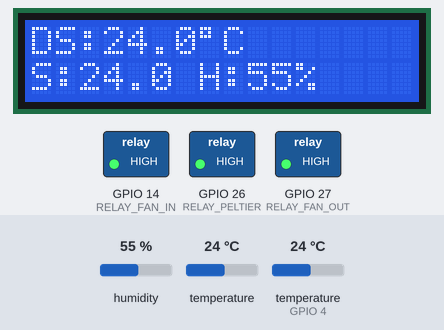
The sketch below on a simulated ESP32. Shown: 16×2 character LCD, switched loads named in the sketch (green lamp = pin HIGH). Inputs (shaded band) come from the test bench; at power-on: temperature (sensor on GPIO 4) 24 °C, humidity 55 %, temperature 24 °C. What the sketch prints to the serial monitor is not drawn.

Above: at 3.3 s.
3.4 s: temperature (sensor on GPIO 4) set to 15.5 °C
At 5.2 s:
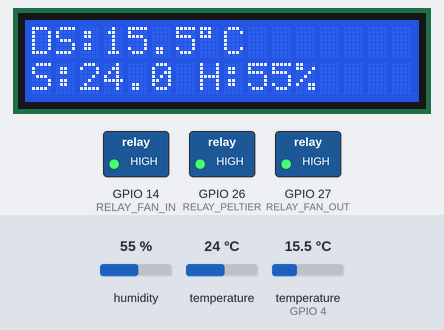
6.2 s: temperature (sensor on GPIO 4) set to 14.4 °C
At 7.9 s:
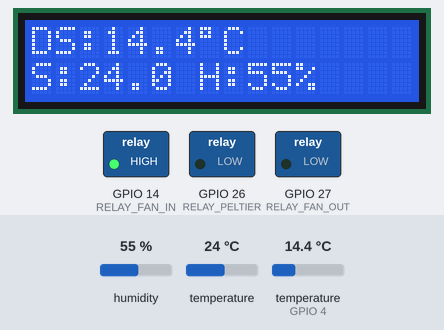
8.8 s: humidity set to 22 %
At 11.1 s:
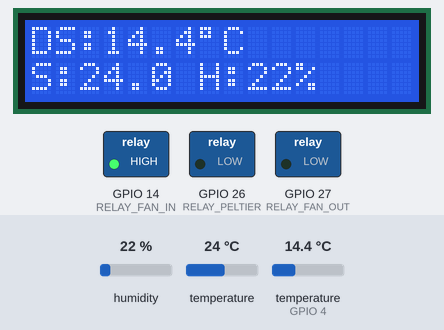
11.7 s: temperature (sensor 0) set to 12 °C
At 12.7 s:
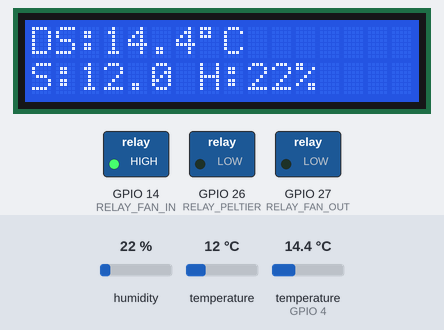
14.3 s: humidity set to 40 %
At 17.0 s:
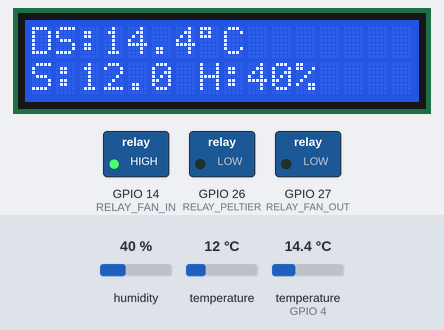
17.3 s: temperature (sensor on GPIO 4) set to 12 °C
At 18.6 s:
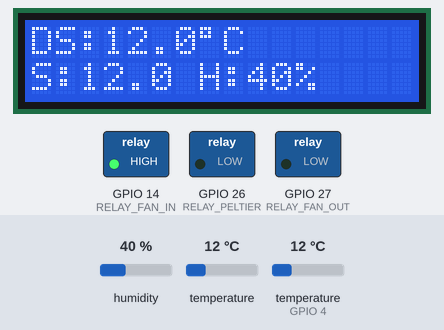
Timing chart, 0 to 20.3 s (numbered marks = the images above; inputs shaded):
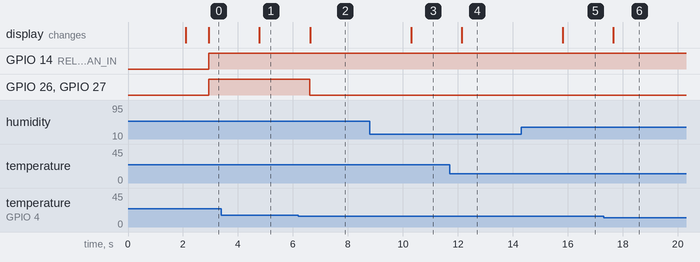

The sketch:

andaliman_smart_storage.ino
```cpp
#include <Wire.h>
#include <OneWire.h>
#include <DallasTemperature.h>
#include <Adafruit_SHT31.h>
#include <LiquidCrystal_I2C.h>

// LCD I2C
LiquidCrystal_I2C lcd(0x27, 16, 2);

// DS18B20
#define ONE_WIRE_BUS 4

OneWire oneWire(ONE_WIRE_BUS);
DallasTemperature ds18b20(&oneWire);

// SHT31
Adafruit_SHT31 sht31 = Adafruit_SHT31();

// Relay ACTIVE HIGH
#define RELAY_PELTIER 26      // IN1
#define RELAY_FAN_OUT 27      // IN2
#define RELAY_FAN_IN  14      // IN3

void setup() {

  Serial.begin(115200);

  Wire.begin(21, 22);

  // LCD
  lcd.init();
  lcd.backlight();

  lcd.setCursor(0, 0);
  lcd.print("Starting...");
  lcd.setCursor(0, 1);
  lcd.print("Please Wait");

  // DS18B20
  ds18b20.begin();

  // SHT31
  if (!sht31.begin(0x44)) {

    Serial.println("SHT31 ERROR");

    lcd.clear();
    lcd.setCursor(0, 0);
    lcd.print("SHT31 ERROR");

    while (1);
  }

  // Relay
  pinMode(RELAY_PELTIER, OUTPUT);
  pinMode(RELAY_FAN_OUT, OUTPUT);
  pinMode(RELAY_FAN_IN, OUTPUT);

  // Semua OFF saat startup
  digitalWrite(RELAY_PELTIER, LOW);
  digitalWrite(RELAY_FAN_OUT, LOW);
  digitalWrite(RELAY_FAN_IN, LOW);

  delay(2000);
  lcd.clear();

  Serial.println("================================");
  Serial.println(" SISTEM PENYIMPANAN ANDALIMAN ");
  Serial.println("================================");
}

void loop() {

  // =========================
  // Baca Sensor
  // =========================
  ds18b20.requestTemperatures();

  float suhuDS  = ds18b20.getTempCByIndex(0);
  float suhuSHT = sht31.readTemperature();
  float humSHT  = sht31.readHumidity();

  bool dsValid  = (suhuDS != DEVICE_DISCONNECTED_C);
  bool shtValid = !isnan(suhuSHT);

  // =========================
  // Pilih suhu kontrol
  // =========================
  float suhuKontrol;

  if (dsValid) {
    suhuKontrol = suhuDS;
  }
  else if (shtValid) {
    suhuKontrol = suhuSHT;
  }
  else {
    suhuKontrol = 99.0;
  }

  // =========================
  // LCD
  // =========================
  lcd.setCursor(0, 0);

  if (dsValid) {
    lcd.print("DS:");
    lcd.print(suhuDS, 1);
    lcd.print((char)223);
    lcd.print("C    ");
  } else {
    lcd.print("DS:ERROR      ");
  }

  lcd.setCursor(0, 1);

  if (shtValid) {
    lcd.print("S:");
    lcd.print(suhuSHT, 1);
    lcd.print(" H:");
    lcd.print(humSHT, 0);
    lcd.print("%   ");
  } else {
    lcd.print("SHT31 ERROR   ");
  }

  // =========================
  // Serial Monitor
  // =========================
  Serial.println("--------------------------------");

  Serial.print("DS18B20 : ");
  Serial.print(suhuDS);
  Serial.println(" C");

  Serial.print("SHT31   : ");
  Serial.print(suhuSHT);
  Serial.println(" C");

  Serial.print("Humidity: ");
  Serial.print(humSHT);
  Serial.println(" %");

  // ===================================================
  // LOGIKA KONTROL FINAL
  // ===================================================

  // SUHU > 18°C
  if (suhuKontrol > 18.0)
  {
    digitalWrite(RELAY_PELTIER, HIGH);
    digitalWrite(RELAY_FAN_OUT, HIGH);
    digitalWrite(RELAY_FAN_IN, HIGH);

    Serial.println("SUHU > 18C");
    Serial.println("PELTIER ON");
    Serial.println("FAN LUAR ON");
    Serial.println("FAN DALAM ON");
  }

  // SUHU < 15°C
  else if (suhuKontrol < 15.0)
  {
    digitalWrite(RELAY_PELTIER, LOW);
    digitalWrite(RELAY_FAN_OUT, LOW);
    digitalWrite(RELAY_FAN_IN, HIGH);

    Serial.println("SUHU < 15C");
    Serial.println("PELTIER OFF");
    Serial.println("FAN LUAR OFF");
    Serial.println("FAN DALAM ON");
  }

  // SUHU 15°C - 18°C
  else
  {
    // RH 80 - 85 %
    if (humSHT >= 80.0 && humSHT <= 85.0)
    {
      digitalWrite(RELAY_PELTIER, HIGH);
      digitalWrite(RELAY_FAN_OUT, HIGH);
      digitalWrite(RELAY_FAN_IN, LOW);

      Serial.println("RH 80-85%");
      Serial.println("PELTIER ON");
      Serial.println("FAN LUAR ON");
      Serial.println("FAN DALAM OFF");
    }

    // RH >= 90 %
    else if (humSHT >= 90.0)
    {
      digitalWrite(RELAY_PELTIER, LOW);
      digitalWrite(RELAY_FAN_OUT, HIGH);
      digitalWrite(RELAY_FAN_IN, HIGH);

      Serial.println("RH >= 90%");
      Serial.println("PELTIER OFF");
      Serial.println("FAN LUAR ON");
      Serial.println("FAN DALAM ON");
    }

    // RH <80 atau RH 85-90
    else
    {
      digitalWrite(RELAY_PELTIER, HIGH);
      digitalWrite(RELAY_FAN_OUT, HIGH);
      digitalWrite(RELAY_FAN_IN, HIGH);

      Serial.println("RH BELUM SESUAI");
      Serial.println("PELTIER ON");
      Serial.println("FAN LUAR ON");
      Serial.println("FAN DALAM ON");
    }
  }

  delay(1000);
}
```

Measured:
- the behaviour switches between 15 and 14.9 °C on temperature (sensor on GPIO 4) (found by bisection; images 1 and 2)
- after the input at 3.4 s, the display: changes after 1.4 s (image 1)
- after the input at 6.2 s, GPIO 26 (RELAY_PELTIER), GPIO 27 (RELAY_FAN_OUT): HIGH → LOW after 0.42 s; the display: changes after 0.42 s (image 2)
- after the input at 8.8 s, the display: changes after 1.5 s (image 3)
- after the input at 11.7 s, the display: changes after 0.44 s (image 4)
- after the input at 14.3 s, the display: changes after 1.5 s (image 5)
- after the input at 17.3 s, the display: changes after 0.35 s (image 6)
